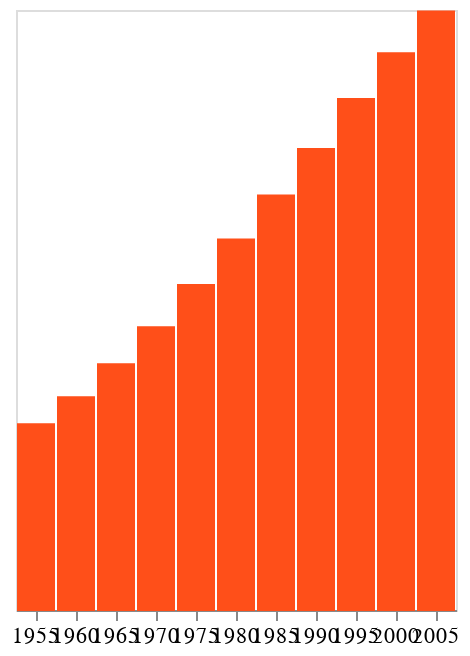

This figure's notebook cell:
### Code cell
barra = alt.Chart(
    datosdemipais
    ).mark_bar(
        color='#ff4f19', stroke='#ff4f19' # Usa colores de D3 en codigo hex, stroke el borde y full el relleno
    ).encode(
        x = alt.X('year:O', 
            title='',#para que trate los datos como continuos uso Q para Categoricos us O
            axis = alt.Axis(labelAngle=0, labelFontSize=11)), 
        y = alt.Y('pop:Q',
            title='',
            axis = None) #formato que tendra el eje, son varios mejor googlear. le quito las lineas
    )
barra

### Figure 1 — Vega-Lite specification as saved in the notebook (floating-point values rounded to 4 significant figures)
{"config": {"view": {"continuousWidth": 400, "continuousHeight": 300}}, "data": {"name": "data-039d72737d678ea4f743cc3d7515dffe"}, "mark": {"type": "bar", "color": "#ff4f19", "stroke": "#ff4f19"}, "encoding": {"x": {"type": "ordinal", "axis": {"labelAngle": 0, "labelFontSize": 11}, "field": "year", "title": ""}, "y": {"type": "quantitative", "axis": null, "field": "pop", "title": ""}}, "$schema": "https://vega.github.io/schema/vega-lite/v4.8.1.json", "datasets": {"data-039d72737d678ea4f743cc3d7515dffe": [{"year": 1955, "country": "Peru", "cluster": 3, "pop": 8671500, "life_expect": 46.26, "fertility": 6.853}, {"year": 1960, "country": "Peru", "cluster": 3, "pop": 9931000, "life_expect": 49.1, "fertility": 6.853}, {"year": 1965, "country": "Peru", "cluster": 3, "pop": 11467300, "life_expect": 51.45, "fertility": 6.56}, {"year": 1970, "country": "Peru", "cluster": 3, "pop": 13192800, "life_expect": 55.45, "fertility": 6.0}, {"year": 1975, "country": "Peru", "cluster": 3, "pop": 15161199, "life_expect": 58.45, "fertility": 5.378}, {"year": 1980, "country": "Peru", "cluster": 3, "pop": 17295298, "life_expect": 61.41, "fertility": 4.65}, {"year": 1985, "country": "Peru", "cluster": 3, "pop": 19348926, "life_expect": 64.13, "fertility": 4.1}, {"year": 1990, "country": "Peru", "cluster": 3, "pop": 21511443, "life_expect": 66.46, "fertility": 3.7}, {"year": 1995, "country": "Peru", "cluster": 3, "pop": 23846388, "life_expect": 68.39, "fertility": 3.099}, {"year": 2000, "country": "Peru", "cluster": 3, "pop": 25979722, "life_expect": 69.91, "fertility": 2.7}, {"year": 2005, "country": "Peru", "cluster": 3, "pop": 27925628, "life_expect": 71.42, "fertility": 2.506}]}}
